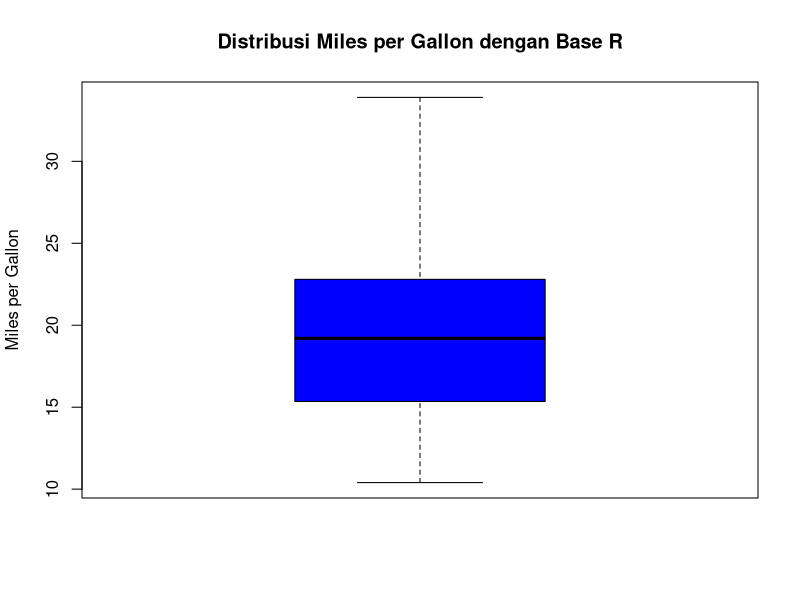
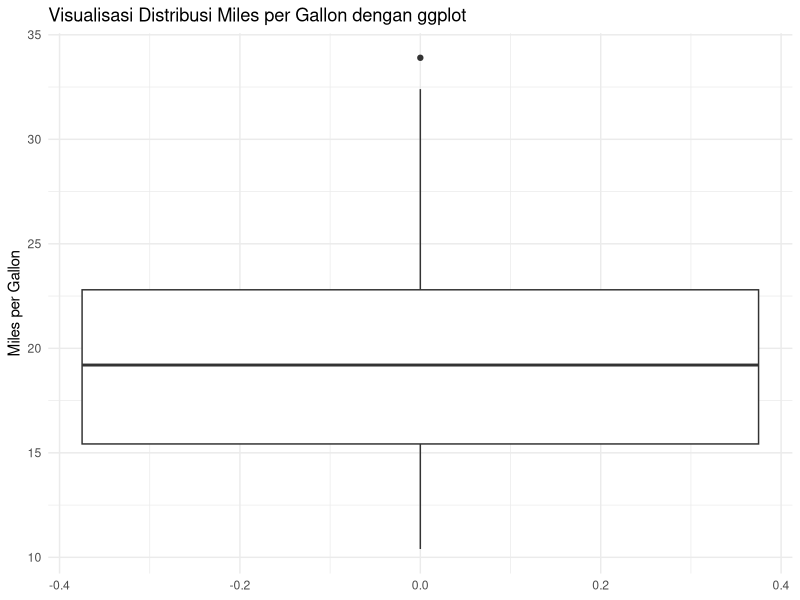

Write the R code that produced these figures, in order.
#Load Library
library(ggplot2)

#Load Data mtcars dan ambil kolom mpg untuk analisis lebih lanjut yang tersedia pada R

data(mtcars)
mpg = mtcars$mpg

#Ukuran Pemusatan (Mean)

#function rata-rata
rata2 = function(data){
  total = 0 #define variabel total untuk menghitung sum secara iteratif
  n = length(data)
  for (i in 1:n){
    total = total+data[i]
  }
  return(total/n)
}

rata2(mpg)

#Ukuran Penyebaran (Varians)

varians = function(data){
  total = 0
  n = length(data)
  avg = rata2(data)
  for (i in 1:n){
    total  = total+(data[i] - avg)^2
  }
  return(total/(n-1))
}

varians(mpg)

#Visualisasi (Botplox)
#menggunakan function base R
boxplot(mpg,
        main ="Distribusi Miles per Gallon dengan Base R",
        ylab = "Miles per Gallon",
        col = "blue")
#menggunakan ggplot2(harus dalam bentuk dataframe)
df = as.data.frame(mpg)
ggplot(data = df, mapping = aes(y = mpg)) +
    geom_boxplot()+
    labs(title = "Visualisasi Distribusi Miles per Gallon dengan ggplot",
              y = "Miles per Gallon") +
    theme_minimal()
  
